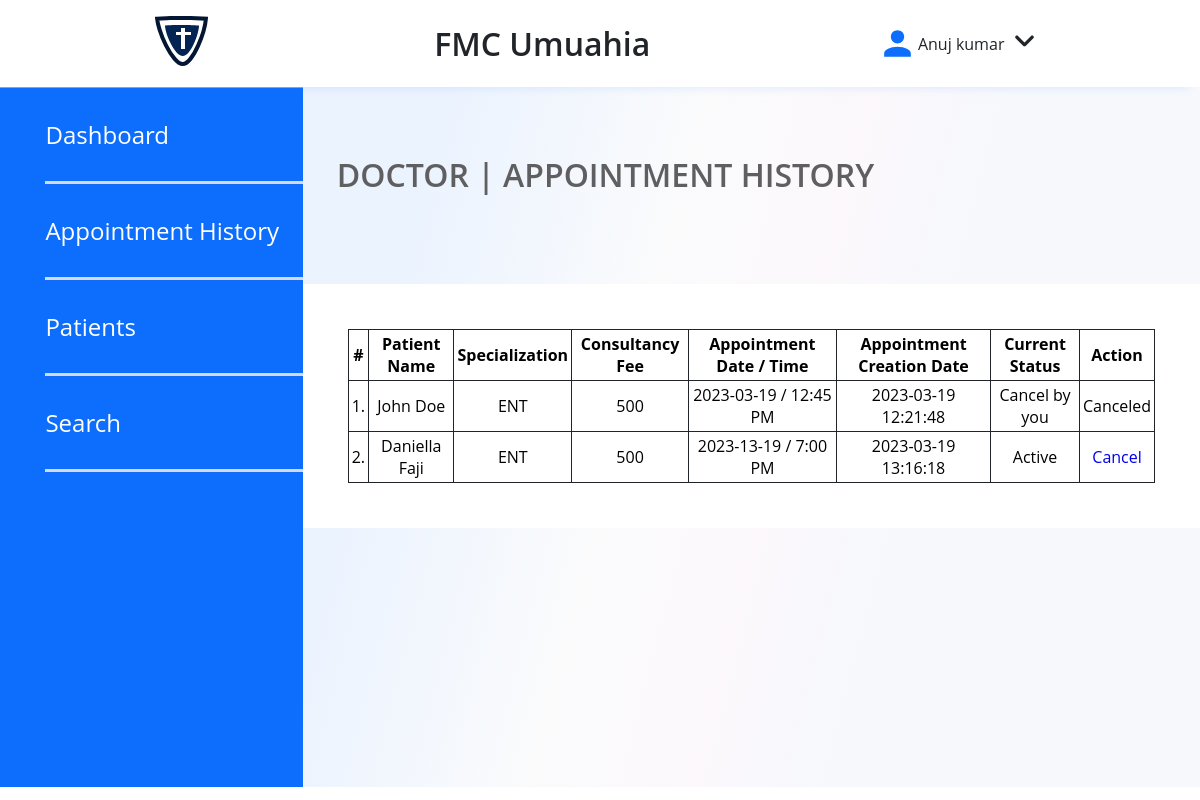
The app's page /pages/doctor/appointment-history.php (signed in) with its own data.
### tables this page shows
CREATE TABLE `doctors` (
  `id` int(11) NOT NULL,
  `specilization` varchar(255) DEFAULT NULL,
  `doctorName` varchar(255) DEFAULT NULL,
  `address` longtext DEFAULT NULL,
  `docFees` varchar(255) DEFAULT NULL,
  `contactno` bigint(11) DEFAULT NULL,
  `docEmail` varchar(255) DEFAULT NULL,
  `password` varchar(255) DEFAULT NULL,
  `creationDate` timestamp NULL DEFAULT current_timestamp(),
  `updationDate` timestamp NULL DEFAULT NULL ON UPDATE current_timestamp()
);

CREATE TABLE `appointment` (
  `id` int(11) NOT NULL,
  `doctorSpecialization` varchar(255) DEFAULT NULL,
  `doctorId` int(11) DEFAULT NULL,
  `userId` int(11) DEFAULT NULL,
  `consultancyFees` int(11) DEFAULT NULL,
  `appointmentDate` varchar(255) DEFAULT NULL,
  `appointmentTime` varchar(255) DEFAULT NULL,
  `postingDate` timestamp NULL DEFAULT current_timestamp(),
  `userStatus` int(11) DEFAULT NULL,
  `doctorStatus` int(11) DEFAULT NULL,
  `updationDate` timestamp NULL DEFAULT NULL ON UPDATE current_timestamp()
);

CREATE TABLE `users` (
  `id` int(11) NOT NULL,
  `fullName` varchar(255) DEFAULT NULL,
  `address` longtext DEFAULT NULL,
  `city` varchar(255) DEFAULT NULL,
  `gender` varchar(255) DEFAULT NULL,
  `email` varchar(255) DEFAULT NULL,
  `password` varchar(255) DEFAULT NULL,
  `regDate` timestamp NULL DEFAULT current_timestamp(),
  `updationDate` timestamp NULL DEFAULT NULL ON UPDATE current_timestamp()
);

### pages/doctor/appointment-history.php (the view, shortened to what this page needs)
<?php
include('include/config.php');
if(strlen($_SESSION['id']==0)) {
 header('location:logout.php');
  } else{
?>
<!DOCTYPE html>
<html lang="en">
	<head>
	<link rel="stylesheet" type="text/css" href="../../styles/style.css">
	</head>
	<body>
	<header>
		<div class="NavigationDash">
			<div style="display: flex; flex-direction: row; gap: 20px; align-items: center;">
				<a class="logonav" href="dashboard.php">
					<img src="../../images/logo.svg">
				</a>
			</div>
			<p class="DashTag">FMC Umuahia</p>
			<div class="userNav">
				<img src="../../images/usericon.svg">
				<p><span class="username">
					<?php $query=mysqli_query($con,"select doctorName from doctors where id='".$_SESSION['id']."'");
					while($row=mysqli_fetch_array($query))
					{
						echo $row['doctorName'];
					}
					?>
				</span></p>
				<div class="dropdown">
					<img src="../../images/downicon.svg" class="dropbtn">
				</div>
			</div>
		</div>
	</header>
	<section class="DashboardContainer">
	<aside class="PatientAside">
		<div>
			<a href="dashboard.php">Dashboard</a>
			<a href="appointment-history.php">Appointment History</a>
			<a href="patients.php">Patients</a>
			<a href="search.php">Search</a>
		</div>
	</aside>
	<main class="DashboardMain">
		<h1>DOCTOR | APPOINTMENT HISTORY</h1>
		<section>
			<div style="overflow-x:auto; table-layout: fixed; width: 100%;">
			<table class="table table-hover" id="sample-table-1">
				<thead>
					<tr>
						<th class="center">#</th>
						<th>Patient Name</th>
						<th>Specialization</th>
						<th>Consultancy Fee</th>
						<th>Appointment Date / Time </th>
						<th>Appointment Creation Date  </th>
						<th>Current Status</th>
						<th>Action</th>
					</tr>
				</thead>
				<tbody>
				<?php
				$sql=mysqli_query($con,"select users.fullName as fname,appointment.*  from appointment join users on users.id=appointment.userId where appointment.doctorId='".$_SESSION['id']."'");
				$cnt=1;
				while($row=mysqli_fetch_array($sql))
				{
				?>
					<tr>
						<td class="center"><?php echo $cnt;?>.</td>
						<td class="hidden-xs"><?php echo $row['fname'];?></td>
						<td><?php echo $row['doctorSpecialization'];?></td>
						<td><?php echo $row['consultancyFees'];?></td>
						<td><?php echo $row['appointmentDate'];?> / <?php echo
						 $row['appointmentTime'];?>
						</td>
						<td><?php echo $row['postingDate'];?></td>
						<td>
							<?php if(($row['userStatus']==1) && ($row['doctorStatus']==1))
							{
								echo "Active";
							}
							if(($row['userStatus']==1) && ($row['doctorStatus']==0))
							{
								echo "Cancel by you";
							}
						?></td>
						<td >
							<div class="visible-md visible-lg hidden-sm hidden-xs">
								<?php if(($row['userStatus']==1) && ($row['doctorStatus']==1))
								{ ?>
									<a href="appointment-history.php?id=<?php echo $row['id']?>&cancel=update" onClick="return confirm('Are you sure you want to cancel this appointment ?')"class="btn btn-transparent btn-xs tooltips" title="Cancel Appointment" tooltip-placement="top" tooltip="Remove">Cancel</a>
								<?php } else {
									echo "Canceled";
								} ?>
							</div>
						</td>
						</tr>
						<?php
						$cnt=$cnt+1;
					}?>
				</tbody>
			</table>
		</div>
	</section>
</main>
</section>
	</body>
</html>
<?php } ?>

### styles/style.css (style rules this page uses)
*, *:before, *:after { box-sizing: border-box; list-style: none; text-decoration: none; margin: 0; padding: 0; font-family: var(--font-family-base); }
html { scroll-behavior: smooth; }
:root { --color-primary: #0D6EFD; --color-black: #212529; --color-white: #ffffff; --color-secondary: #992EDA; --text-color: var(--color-black); --color-background: #FCFCFC; --font-family-base: "Open Sans", "Helvetica Neue", Helvetica, Arial, sans-serif; --font-size-small: 14px; --font-size-medium: 16px; --font-size-large: 24px; --font-size-x-large: 32px; --font-size-xx-large: 56px; --font-weight-regular: 400; --font-weight-semibold: 600; --font-weight-bold: 700; }
.NavigationDash { display: flex; flex-direction: row; justify-content: space-evenly; align-items: center; padding: 16px 0px; gap: 6%; box-shadow: 0px 10px 10px -10px rgba(13, 110, 253, 0.14); }
.DashTag { font-weight: var(--font-weight-semibold); font-size: var(--font-size-x-large); color: var(--color-black); }
.userNav { display: flex; flex-direction: row; align-items: center; justify-content: center; color: var(--color-black); }
.dropdown { position: relative; display: inline-block; }
.dropbtn { cursor: pointer; }
.DashboardContainer { display: flex; flex-direction: row; min-height: 700px; }
.PatientAside { background-color: var(--color-primary); border-top: 1px solid #9F9FA0; width: 324px !important; }
.PatientAside div { display: flex; flex-direction: column; margin-left: 15%; padding-bottom: 90%; }
.PatientAside a { padding: 30px 0px; border-bottom: 3px solid #D9D8D9; font-weight: var(--font-weight-regular); font-size: 24px; color: var(--color-white); }
.DashboardMain { padding-top: 56px; background: linear-gradient(104.54deg, rgba(13, 110, 253, 0.0826) 13.27%, rgba(199, 207, 219, 0.091) 37.29%, rgba(196, 118, 208, 0.0504) 53.16%, rgba(92, 136, 202, 0.0534391) 65.46%); width: 80%; }
.DashboardMain h1 { padding: 10px; margin-left: 24px; margin-bottom: 78px; color: #5F5E60; font-size: var(--font-size-x-large); font-weight: var(--font-weight-semibold); }
.DashboardMain section { background-color: var(--color-white); padding: 5%; display: flex; flex-direction: row; gap: 38px; }
.table, { font-size: 12pcx; gap: 10px; }
table, th, td { border: 1px solid var(--color-black); border-collapse: collapse; padding: 3px; text-align: center; }
.PatientAside div { display: flex; flex-direction: column; margin-left: 15%; padding-bottom: 1%; }

### records on screen
doctors: doctorName "Anuj kumar"
appointment: userId.fullName "John Doe", doctorSpecialization "ENT", consultancyFees "500", appointmentDate "2023-03-19", appointmentTime "12:45 PM", postingDate "2023-03-19 12:21:48", userStatus "Cancel by you"
appointment: userId.fullName "Daniella Faji", doctorSpecialization "ENT", consultancyFees "500", appointmentDate "2023-13-19", appointmentTime "7:00 PM", postingDate "2023-03-19 13:16:18", userStatus "Active"
